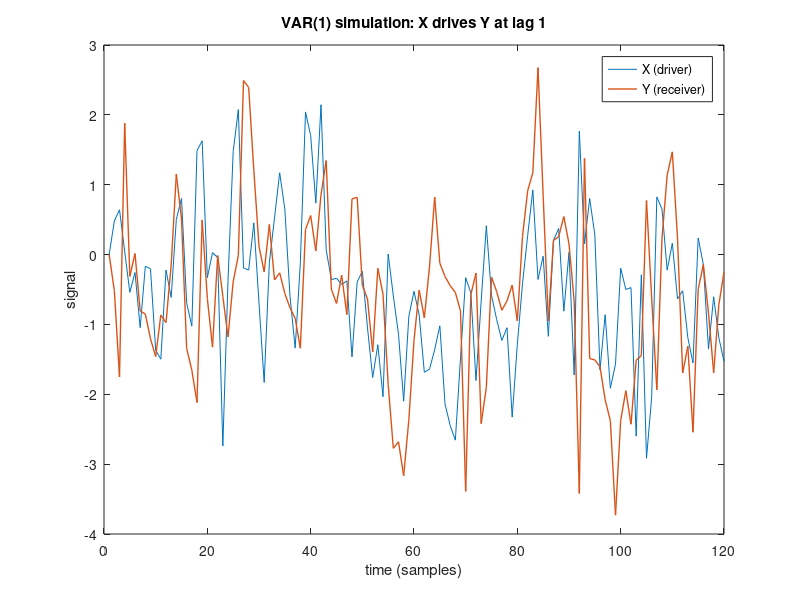

MATLAB code for this plot: (Note: this script raises an error after producing the figure.)
%% Chapter 36 Lab: Granger Causal Models (MATLAB)
% This lab accompanies Chapter 36, "Granger Causal Models". You will
% simulate a VAR(1) system with a genuine directed influence and recover it
% with Granger tests; then build the critical counterexample: two regions
% with perfectly symmetric neural coupling but different hemodynamic
% response latencies, where Granger analysis of the BOLD signals reports a
% confident -- and spurious -- directed influence. Finally, you will apply
% a deconvolution remedy.
%
% Requirements: SPM12 on your MATLAB path (for spm_hrf) and the Statistics
% and Machine Learning Toolbox (for fcdf).
%   https://www.fil.ion.ucl.ac.uk/spm/
%
% Runtime: under a minute. All data are simulated.

%% 1. Simulate a VAR(1) system with a true directed influence
% A first-order vector autoregressive model generates each new sample of
% the bivariate state Z(t) = [X(t) Y(t)] from the previous sample plus
% white noise:  Z(t) = A * Z(t-1) + noise.
% Read the coupling matrix A row by row: X depends only on its own past
% (0.5), while Y depends on its own past (0.5) AND on X's past (0.4). So
% the ground truth is a one-way influence: X drives Y at lag 1, with no
% reverse influence. Think of each time step as one TR.

rng(7);
n = 400;                              % time points (think: TRs)
A = [0.5 0.0; ...                     % X(t) <- 0.5*X(t-1)
     0.4 0.5];                        % Y(t) <- 0.4*X(t-1) + 0.5*Y(t-1)

Z = zeros(n, 2);
for t = 2:n
    Z(t, :) = (A * Z(t-1, :)')' + randn(1, 2);
end
X = Z(:, 1);
Y = Z(:, 2);

figure;
plot(1:120, X(1:120), 1:120, Y(1:120), 'LineWidth', 1);
legend('X (driver)', 'Y (receiver)');
xlabel('time (samples)'); ylabel('signal');
title('VAR(1) simulation: X drives Y at lag 1');

%% 2. Test Granger causality in both directions
% A Granger test is a nested-model comparison. To ask "does X Granger
% cause Y?" we compare:
%   Restricted: Y(t) ~ Y(t-1), ..., Y(t-p)          (Y's own history only)
%   Full:       Y(t) ~ Y(t-1..t-p), X(t-1..t-p)     (plus X's history)
% If the full model fits significantly better (F-test on the reduction in
% residual sum of squares), X Granger causes Y. The helper granger_F at
% the bottom of this script implements the test for any lag order p.

[F_xy, p_xy] = granger_F(Y, X, 1);    % X -> Y (true influence)
[F_yx, p_yx] = granger_F(X, Y, 1);    % Y -> X (no influence)

fprintf('X -> Y:  F = %8.2f,  p = %.3g   (true influence)\n', F_xy, p_xy);
fprintf('Y -> X:  F = %8.4f,  p = %.3g   (no influence)\n',  F_yx, p_yx);

% The test recovers the truth emphatically: a huge F for X -> Y and an F
% near zero for Y -> X. Temporal precedence works perfectly here because
% the neural lag is visible at the sampling rate and both series are
% measured the same way -- no differential measurement delay. Hold that
% thought for Section 4.

%% 3. Geweke's directed influence measures
% Geweke quantified directed influence with the log ratio of residual
% variances between the restricted and full models:
%   F_{X->Y} = ln( RSS_restricted / RSS_full )
% If X's history helps predict Y, the full model's residual variance
% shrinks and the measure is > 0; otherwise it is ~0. The difference
% F_{X->Y} - F_{Y->X} is commonly used to infer the NET direction of
% influence -- a convention that will matter below.

Fg_xy = geweke_F(Y, X, 1);
Fg_yx = geweke_F(X, Y, 1);
fprintf('Geweke F_(X->Y) = %.4f\n', Fg_xy);
fprintf('Geweke F_(Y->X) = %.4f\n', Fg_yx);
fprintf('Net influence (X->Y positive): %+.4f\n', Fg_xy - Fg_yx);

%% 4. The hemodynamic confound: equal coupling, unequal HRF lags
% fMRI measures BOLD, not neural activity, and the hemodynamic response
% function varies across brain regions. Now the neural truth is perfectly
% SYMMETRIC coupling (0.3 in each direction; no net directed influence),
% but region 1's HRF peaks early (~4 s) and region 2's peaks late (~7 s)
% -- a difference well within the physiological range.

TR = 1; n2 = 1000; burn = 50;
A_sym = [0.4 0.3; ...                 % region 1 <- itself + region 2, equally
         0.3 0.4];                    % region 2 <- itself + region 1, equally

Zn = zeros(n2 + burn, 2);
for t = 2:(n2 + burn)
    Zn(t, :) = (A_sym * Zn(t-1, :)')' + randn(1, 2);
end
Zn = Zn(burn+1:end, :);               % discard initial transient
neu1 = Zn(:, 1);
neu2 = Zn(:, 2);

% Two plausible regional HRFs (SPM double-gamma; p(1) = delay of response)
h_fast = spm_hrf(TR, [4 16 1 1 6 0 32]);  h_fast = h_fast / max(h_fast);
h_slow = spm_hrf(TR, [7 16 1 1 6 0 32]);  h_slow = h_slow / max(h_slow);

figure;
plot(0:numel(h_fast)-1, h_fast, 0:numel(h_slow)-1, h_slow, 'LineWidth', 1);
legend('region 1 HRF (peak ~4 s)', 'region 2 HRF (peak ~7 s)');
xlabel('time (s)'); ylabel('response (a.u.)');
title('Two plausible regional HRFs');

% Pass each region's neural series through ITS OWN HRF, plus noise
b1 = conv(neu1, h_fast); bold1 = b1(1:n2) + 0.05 * randn(n2, 1);
b2 = conv(neu2, h_slow); bold2 = b2(1:n2) + 0.05 * randn(n2, 1);

figure;
plot(100:199, zscore(bold1(101:200)), 100:199, zscore(bold2(101:200)), ...
    'LineWidth', 1);
legend('BOLD region 1 (fast HRF)', 'BOLD region 2 (slow HRF)');
xlabel('time (s)'); ylabel('z-scored signal');
title('Region 1 leads region 2 -- for purely vascular reasons');

% Granger analysis at both levels: the (unobservable) neural series and
% the (observable) BOLD series.
fprintf('\n%-18s  %10s  %10s\n', '', '1 -> 2', '2 -> 1');
fprintf('%-18s  %10.4f  %10.4f   (symmetric, as designed)\n', ...
    'neural (truth)', geweke_F(neu2, neu1, 1), geweke_F(neu1, neu2, 1));
fprintf('%-18s  %10.4f  %10.4f   (asymmetric: SPURIOUS)\n', ...
    'BOLD (confounded)', geweke_F(bold2, bold1, 1), geweke_F(bold1, bold2, 1));

% At the neural level the two directed influences are nearly identical.
% At the BOLD level the fast-HRF region appears to drive the slow-HRF
% region several times more strongly than the reverse, and both tests are
% "highly significant". Anyone using the net-influence difference would
% confidently -- and wrongly -- conclude region 1 drives region 2. Only
% the measurement changed, not the neural dynamics: temporal precedence
% in BOLD can be hemodynamic rather than neuronal.

%% 5. A deconvolution remedy
% One proposed fix: deconvolve each region's HRF first, reconstructing a
% neural-like signal, and run the Granger analysis on that. Convolution
% is linear, b = H*z with H a Toeplitz matrix built from the HRF, so we
% invert it with ridge-regularized least squares:
%   z_hat = (H'H + lambda*I) \ (H'b)
% Here we grant ourselves a luxury real analyses never have: the TRUE
% regional HRFs. In practice the HRF must be estimated from the data.

lam = 0.05;
neu1_hat = deconvolve(bold1, h_fast, lam);
neu2_hat = deconvolve(bold2, h_slow, lam);

fprintf('\n%-18s  %10s  %10s\n', '', '1 -> 2', '2 -> 1');
fprintf('%-18s  %10.4f  %10.4f\n', 'neural (truth)', ...
    geweke_F(neu2, neu1, 1), geweke_F(neu1, neu2, 1));
fprintf('%-18s  %10.4f  %10.4f\n', 'BOLD (confounded)', ...
    geweke_F(bold2, bold1, 1), geweke_F(bold1, bold2, 1));
fprintf('%-18s  %10.4f  %10.4f\n', 'deconvolved BOLD', ...
    geweke_F(neu2_hat, neu1_hat, 1), geweke_F(neu1_hat, neu2_hat, 1));

% Deconvolution removes the spurious asymmetry -- but the recovered
% influence magnitudes fall far below the neural truth. Even with the
% true HRFs, regularized deconvolution smooths away much of the lag-1
% coupling: the remedy trades a false direction for a large loss of
% sensitivity. Shorter TRs help on both fronts.

%% 6. Takeaways
% * Granger causality formalizes temporal precedence: X Granger causes Y
%   if X's past improves prediction of Y beyond Y's own past.
% * It is exploratory -- no a priori structural model, unlike SEM/DCM --
%   and its claim is about prediction, not mechanism.
% * On neural-scale signals it recovers the true direction beautifully.
% * On BOLD, regional HRF latency differences of 1-2 s masquerade as
%   directed neural influence between symmetrically coupled regions.
% * Deconvolution and faster sampling are partial remedies: they remove
%   the spurious direction at a cost in sensitivity.
% * VAR models assume stationarity: analyze stationary segments, or use
%   models that account for transitions between states.

%% Local functions

function [F, p] = granger_F(target, driver, lagp)
% F-test of "driver Granger-causes target" at lag order lagp.
n = numel(target);
T = (lagp + 1):n;
Xr = ones(numel(T), 1);
Xf = ones(numel(T), 1);
for j = 1:lagp
    Xr = [Xr target(T - j)];                    %#ok<AGROW>
    Xf = [Xf target(T - j) driver(T - j)];      %#ok<AGROW>
end
y = target(T);
rr = y - Xr * (Xr \ y);                         % restricted residuals
rf = y - Xf * (Xf \ y);                         % full residuals
dfe = numel(T) - size(Xf, 2);
F = ((rr' * rr - rf' * rf) / lagp) / ((rf' * rf) / dfe);
p = 1 - fcdf(F, lagp, dfe);
end

function Fg = geweke_F(target, driver, lagp)
% Geweke directed influence: ln(RSS_restricted / RSS_full).
n = numel(target);
T = (lagp + 1):n;
Xr = ones(numel(T), 1);
Xf = ones(numel(T), 1);
for j = 1:lagp
    Xr = [Xr target(T - j)];                    %#ok<AGROW>
    Xf = [Xf target(T - j) driver(T - j)];      %#ok<AGROW>
end
y = target(T);
rr = y - Xr * (Xr \ y);
rf = y - Xf * (Xf \ y);
Fg = log((rr' * rr) / (rf' * rf));
end

function z_hat = deconvolve(bold, h, lam)
% Ridge-regularized deconvolution of an HRF from a time series.
n = numel(bold);
col = zeros(n, 1);
col(1:numel(h)) = h;
H = toeplitz(col, [col(1) zeros(1, n - 1)]);
z_hat = (H' * H + lam * eye(n)) \ (H' * bold);
end
